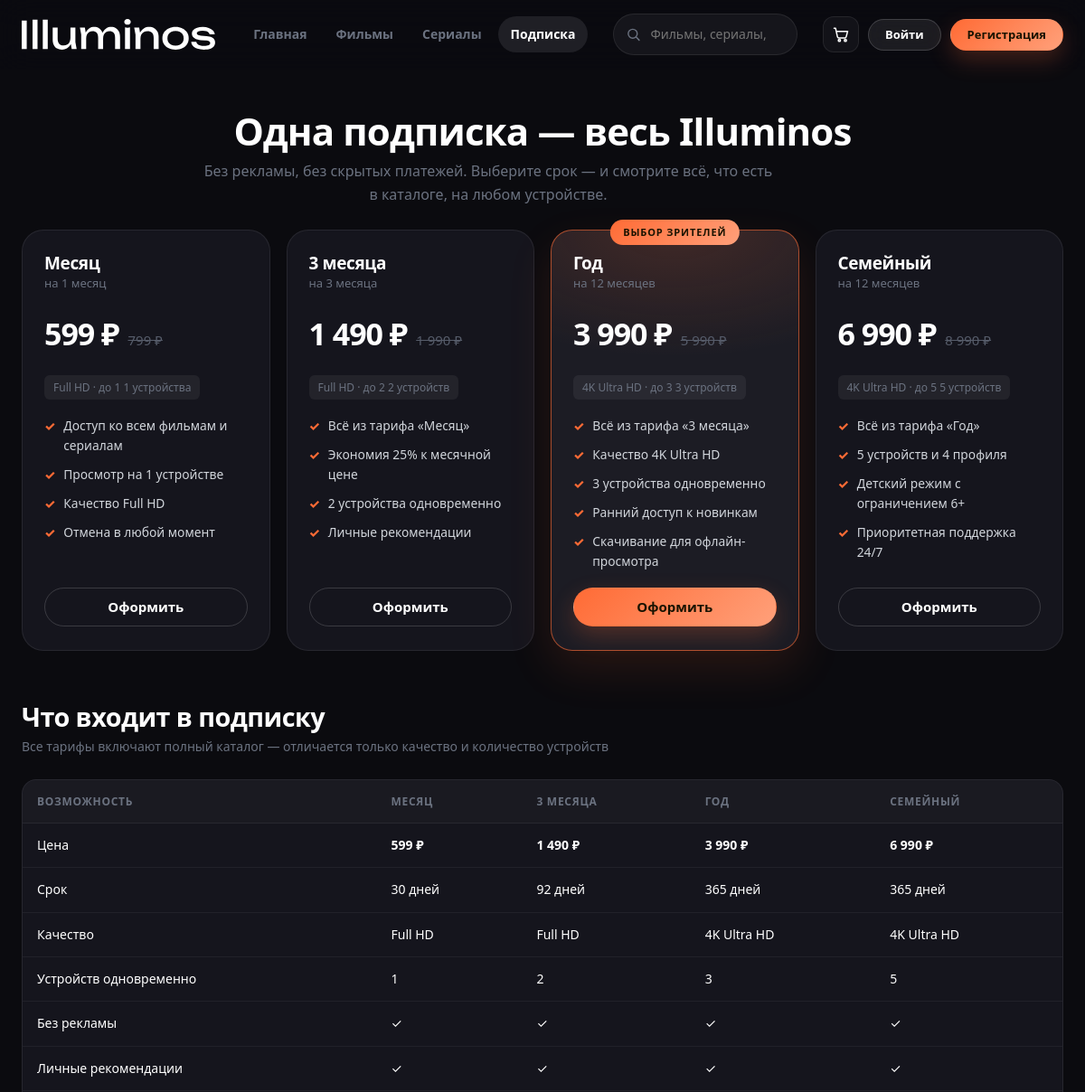
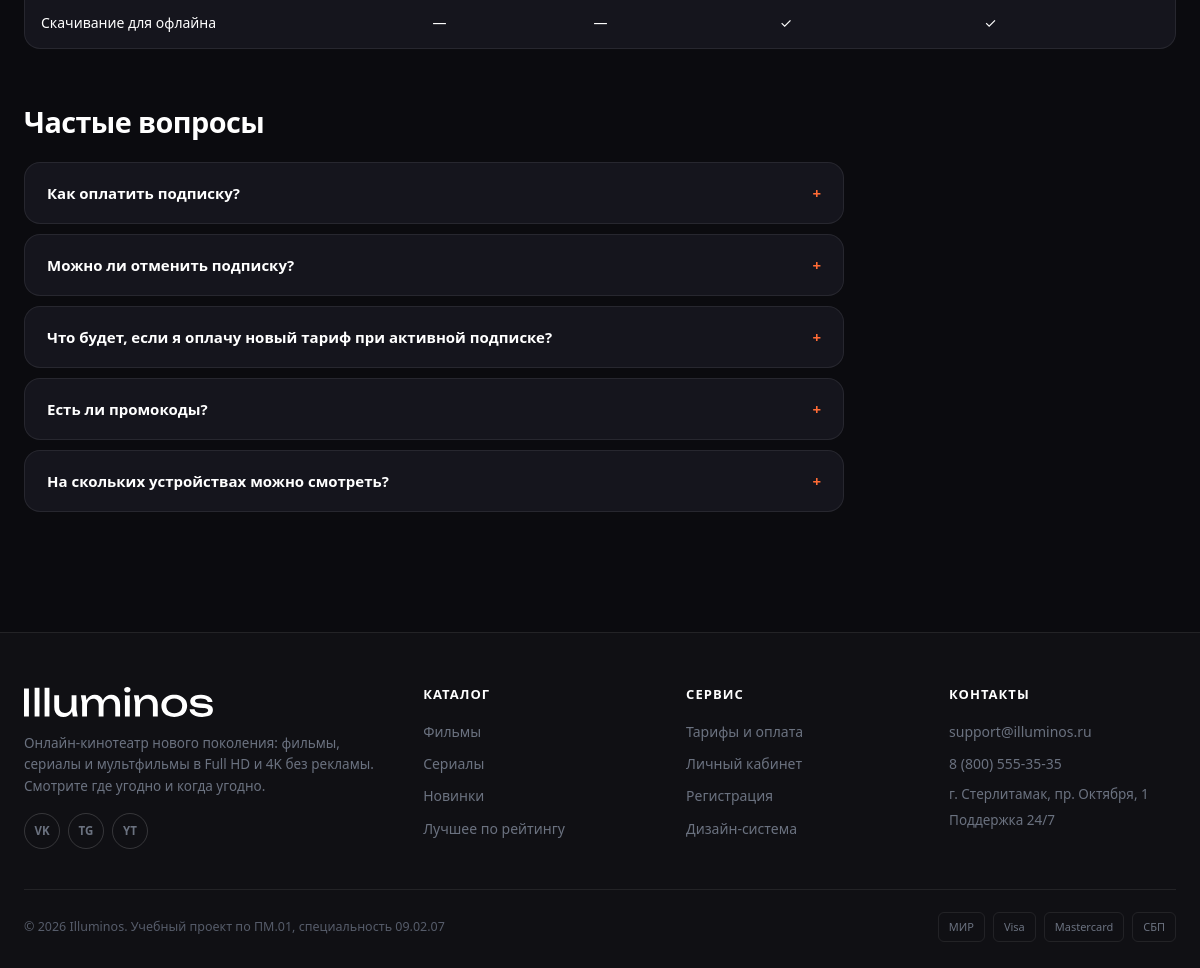
/pricing.php, run on the app's committed database (2 pictures, top to bottom).
### tables this page shows
CREATE TABLE `tariffs` (
  `id` int(10) unsigned NOT NULL AUTO_INCREMENT,
  `code` varchar(30) NOT NULL COMMENT 'Машинное имя: month, year …',
  `name` varchar(80) NOT NULL,
  `price` decimal(8,2) NOT NULL COMMENT 'Цена со скидкой, ₽',
  `old_price` decimal(8,2) DEFAULT NULL COMMENT 'Цена без скидки, ₽',
  `period_days` smallint(5) unsigned NOT NULL COMMENT 'Срок действия, дней',
  `quality` varchar(20) NOT NULL DEFAULT 'Full HD',
  `devices` tinyint(3) unsigned NOT NULL DEFAULT '1',
  `features` text COMMENT 'Возможности тарифа, по одному пункту в строке',
  `is_popular` tinyint(1) NOT NULL DEFAULT '0',
  `is_active` tinyint(1) NOT NULL DEFAULT '1',
  `sort_order` tinyint(3) unsigned NOT NULL DEFAULT '0',
  PRIMARY KEY (`id`),
  UNIQUE KEY `uq_tariff_code` (`code`)
);

### config/db.php (called while the page is built, shortened)
<?php
function db(): PDO
{
    static $pdo = null;
    $dsn = sprintf('mysql:host=%s;port=%s;dbname=%s;charset=utf8mb4', DB_HOST, DB_PORT, DB_NAME);
    try {
        $pdo = new PDO($dsn, DB_USER, DB_PASS, [
            PDO::ATTR_ERRMODE            => PDO::ERRMODE_EXCEPTION,
            PDO::ATTR_DEFAULT_FETCH_MODE => PDO::FETCH_ASSOC,
            PDO::ATTR_EMULATE_PREPARES   => false,
        ]);
    } catch (PDOException $e) {
        http_response_code(500);
        exit(
            '<div class="u-font-system u-p-40 u-max-w-720 u-m-0-auto u-text-eee u-bg-12121a">'
            . '<h2 class="u-text-accent-hex">Нет соединения с базой данных</h2>'
            . '<p>Проверьте, что MySQL запущен в OpenServer Panel, а база <b>' . DB_NAME . '</b> импортирована из '
            . '<code>database/illuminos.sql</code>.</p>'
            . '<p class="u-text-dim">' . htmlspecialchars($e->getMessage()) . '</p></div>'
        );
    }
    return $pdo;
}

### includes/functions.php (called while the page is built, shortened)
<?php
function url(string $path = ''): string
{
    return BASE_URL . '/' . ltrim($path, '/');
}
function e(?string $value): string
{
    return htmlspecialchars((string)$value, ENT_QUOTES | ENT_SUBSTITUTE, 'UTF-8');
}
function price(float $value): string
{
    $decimals = fmod($value, 1.0) === 0.0 ? 0 : 2;
    return number_format($value, $decimals, ',', ' ') . ' ₽';
}
function plural(int $n, string $one, string $few, string $many): string
{
    $mod100 = $n % 100;
    $mod10  = $n % 10;
    if ($mod10 === 1) {
        return $n . ' ' . $one;
    }
    if ($mod10 >= 2 && $mod10 <= 4) {
        return $n . ' ' . $few;
    }
    return $n . ' ' . $many;
}

### pricing.php (the view, shortened to what this page needs)
<?php
$tariffs = db()->query('SELECT * FROM tariffs WHERE is_active = 1 ORDER BY sort_order')->fetchAll();
require __DIR__ . '/includes/header.php';
?>
<div class="container">
    <div class="page-head u-text-center u-max-w-760 u-m-0-auto">
        <h1>Одна подписка — весь Illuminos</h1>
        <p class="u-m-0-auto">
            Без рекламы, без скрытых платежей. Выберите срок — и смотрите всё,
            что есть в каталоге, на любом устройстве.
        </p>
    </div>
    <div class="plans">
        <?php foreach ($tariffs as $tariff): ?>
            <?php
            $features = array_values(array_filter(array_map('trim', explode("\n", (string)$tariff['features']))));
            $periodText = match ((int)$tariff['period_days']) {
                30  => 'на 1 месяц',
                92  => 'на 3 месяца',
                365 => 'на 12 месяцев',
                default => 'на ' . $tariff['period_days'] . ' дней',
            };
            ?>
            <article class="plan <?= (int)$tariff['is_popular'] ? 'plan--popular' : '' ?>">
                <?php if ((int)$tariff['is_popular']): ?>
                    <span class="plan__ribbon">Выбор зрителей</span>
                <?php endif; ?>
                <div>
                    <h2 class="plan__name"><?= e($tariff['name']) ?></h2>
                    <div class="plan__period"><?= e($periodText) ?></div>
                </div>
                <div class="plan__price">
                    <strong><?= e(price((float)$tariff['price'])) ?></strong>
                    <?php if ($tariff['old_price']): ?>
                        <s><?= e(price((float)$tariff['old_price'])) ?></s>
                    <?php endif; ?>
                </div>
                <span class="plan__quality"><?= e($tariff['quality']) ?> · до <?= (int)$tariff['devices'] ?> <?= plural((int)$tariff['devices'], 'устройства', 'устройств', 'устройств') ?></span>
                <ul class="plan__features">
                    <?php foreach ($features as $feature): ?>
                        <li><span class="check">✓</span> <?= e($feature) ?></li>
                    <?php endforeach; ?>
                </ul>
                <a class="btn <?= (int)$tariff['is_popular'] ? 'btn--primary' : 'btn--outline' ?> btn--block"
                   href="<?= url('checkout.php?tariff=' . urlencode($tariff['code'])) ?>">
                    Оформить
                </a>
            </article>
        <?php endforeach; ?>
    </div>
    <section class="section">
        <div class="section__head">
            <div>
                <h2 class="section__title">Что входит в подписку</h2>
                <p class="section__sub">Все тарифы включают полный каталог — отличается только качество и количество устройств</p>
            </div>
        </div>
        <div class="admin-table-wrap">
            <table class="admin-table">
                <thead>
                    <tr>
                        <th>Возможность</th>
                        <?php foreach ($tariffs as $tariff): ?>
                            <th><?= e($tariff['name']) ?></th>
                        <?php endforeach; ?>
                    </tr>
                </thead>
                <tbody>
                    <tr>
                        <td>Цена</td>
                        <?php foreach ($tariffs as $tariff): ?>
                            <td><strong><?= e(price((float)$tariff['price'])) ?></strong></td>
                        <?php endforeach; ?>
                    </tr>
                    <tr>
                        <td>Срок</td>
                        <?php foreach ($tariffs as $tariff): ?>
                            <td><?= (int)$tariff['period_days'] ?> дней</td>
                        <?php endforeach; ?>
                    </tr>
                    <tr>
                        <td>Качество</td>
                        <?php foreach ($tariffs as $tariff): ?>
                            <td><?= e($tariff['quality']) ?></td>
                        <?php endforeach; ?>
                    </tr>
                    <tr>
                        <td>Устройств одновременно</td>
                        <?php foreach ($tariffs as $tariff): ?>
                            <td><?= (int)$tariff['devices'] ?></td>
                        <?php endforeach; ?>
                    </tr>
                    <tr>
                        <td>Без рекламы</td>
                        <?php foreach ($tariffs as $tariff): ?>
                            <td>✓</td>
                        <?php endforeach; ?>
                    </tr>
                    <tr>
                        <td>Личные рекомендации</td>
                        <?php foreach ($tariffs as $tariff): ?>
                            <td>✓</td>
                        <?php endforeach; ?>
                    </tr>
                    <tr>
                        <td>Скачивание для офлайна</td>
                        <?php foreach ($tariffs as $tariff): ?>
                            <td><?= (int)$tariff['period_days'] >= 365 ? '✓' : '—' ?></td>
                        <?php endforeach; ?>
                    </tr>
                </tbody>
            </table>
        </div>
    </section>
    <section class="section">
        <div class="section__head">
            <div>
                <h2 class="section__title">Частые вопросы</h2>
            </div>
        </div>
        <div class="faq">
            <?php
            $faq = [
                ['Как оплатить подписку?', 'Доступны банковская карта МИР/Visa/Mastercard, СБП по QR-коду и электронный кошелёк. Оплата проходит на защищённой странице платёжного шлюза.'],
                ['Можно ли отменить подписку?', 'Да, в любой момент в личном кабинете. Доступ сохранится до конца оплаченного периода, следующие списания не произойдут.'],
                ['Что будет, если я оплачу новый тариф при активной подписке?', 'Срок продлится: новый период начнётся с даты окончания текущей подписки.'],
                ['Есть ли промокоды?', 'Да. Например, <b>START15</b> даёт скидку 15%, <b>ILLUMINOS20</b> — 20%. Промокод вводится на странице оплаты.'],
                ['На скольких устройствах можно смотреть?', 'Зависит от тарифа: от 1 до 5 устройств одновременно.'],
            ];
            foreach ($faq as $item): ?>
                <div class="faq__item">
                    <button class="faq__q" type="button">
                        <?= e($item[0]) ?>
                        <span class="u-text-accent">+</span>
                    </button>
                </div>
            <?php endforeach; ?>
        </div>
    </section>
</div>
<?php require_once __DIR__ . '/includes/footer.php'; ?>

### data on the page
tariffs: name "Месяц", period_days "на 1 месяц", price "599 ₽", old_price "799 ₽", quality "Full HD", devices "1", devices "1 устройства", features "Доступ ко всем фильмам и сериалам", features "Просмотр на 1 устройстве", features "Качество Full HD", features "Отмена в любой момент", name "МЕСЯЦ", period_days "30"
tariffs: name "3 месяца", period_days "на 3 месяца", price "1 490 ₽", old_price "1 990 ₽", quality "Full HD", devices "2", devices "2 устройств", features "Всё из тарифа «Месяц»", features "Экономия 25% к месячной цене", features "2 устройства одновременно", features "Личные рекомендации", name "3 МЕСЯЦА", period_days "92"
tariffs: is_popular "ВЫБОР ЗРИТЕЛЕЙ", name "Год", period_days "на 12 месяцев", price "3 990 ₽", old_price "5 990 ₽", quality "4K Ultra HD", devices "3", devices "3 устройств", features "Всё из тарифа «3 месяца»", features "Качество 4K Ultra HD", features "3 устройства одновременно", features "Ранний доступ к новинкам", features "Скачивание для офлайн-просмотра", name "ГОД", period_days "365"
tariffs: name "Семейный", period_days "на 12 месяцев", price "6 990 ₽", old_price "8 990 ₽", quality "4K Ultra HD", devices "5", devices "5 устройств", features "Всё из тарифа «Год»", features "5 устройств и 4 профиля", features "Детский режим с ограничением 6+", features "Приоритетная поддержка 24/7", name "СЕМЕЙНЫЙ", period_days "365"

### other printed values
$item[0] "Как оплатить подписку?"
$item[0] "Можно ли отменить подписку?"
$item[0] "Что будет, если я оплачу новый тариф при активной подписке?"
$item[0] "Есть ли промокоды?"
$item[0] "На скольких устройствах можно смотреть?"
SITE_EMAIL "support@illuminos.ru"
SITE_PHONE "8 (800) 555-35-35"
SITE_ADDRESS "г. Стерлитамак, пр. Октября, 1"
SITE_NAME "Illuminos"
